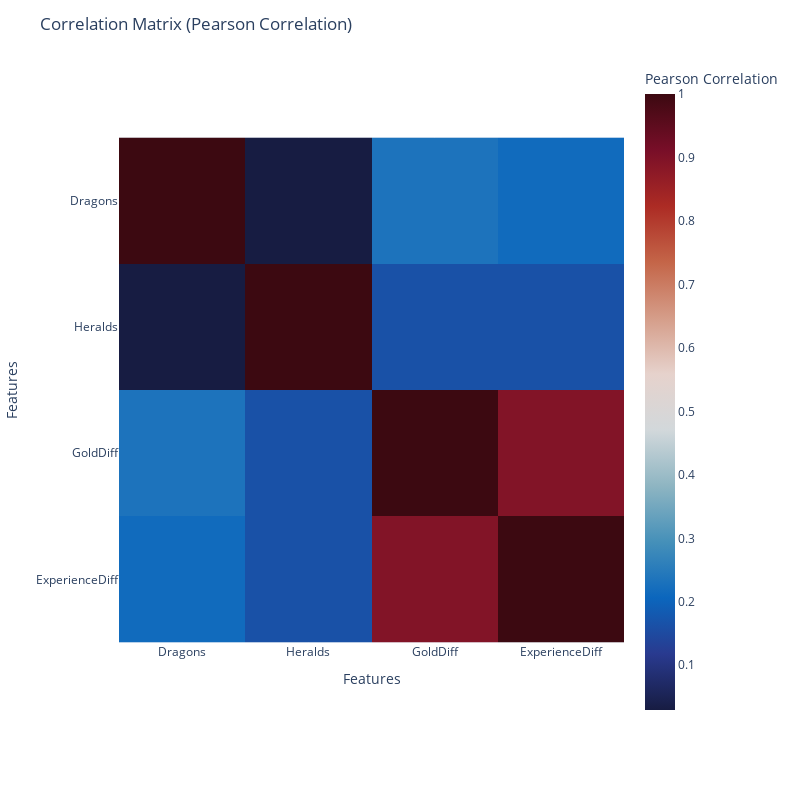

This figure's notebook cell:
### Code cell
plot_correlation_matrix_plotly(df[objective_features], method='pearson')

### Figure 1 — Plotly figure (JSON) as saved in the notebook; plotly's stock layout.template omitted (floating-point values rounded to 4 significant figures)
{"data": [{"coloraxis": "coloraxis", "hovertemplate": "Features: %{x}<br>Features: %{y}<br>Pearson Correlation: %{z}<extra></extra>", "name": "0", "type": "heatmap", "x": ["Dragons", "Heralds", "GoldDiff", "ExperienceDiff"], "xaxis": "x", "y": ["Dragons", "Heralds", "GoldDiff", "ExperienceDiff"], "yaxis": "y", "z": [[1, 0.0295, 0.2336, 0.2158], [0.0295, 1, 0.1643, 0.1634], [0.2336, 0.1643, 1, 0.8945], [0.2158, 0.1634, 0.8945, 1]]}], "layout": {"coloraxis": {"colorbar": {"title": {"text": "Pearson Correlation"}}, "colorscale": [[0, "rgb(23, 28, 66)"], [0.09091, "rgb(41, 58, 143)"], [0.1818, "rgb(11, 102, 189)"], [0.2727, "rgb(69, 144, 185)"], [0.3636, "rgb(142, 181, 194)"], [0.4545, "rgb(210, 216, 219)"], [0.5455, "rgb(230, 210, 204)"], [0.6364, "rgb(213, 157, 137)"], [0.7273, "rgb(196, 101, 72)"], [0.8182, "rgb(172, 43, 36)"], [0.9091, "rgb(120, 14, 40)"], [1, "rgb(60, 9, 17)"]]}, "height": 800, "margin": {"t": 60}, "title": {"text": "Correlation Matrix (Pearson Correlation)"}, "width": 800, "xaxis": {"anchor": "y", "constrain": "domain", "domain": [0, 1], "scaleanchor": "y", "title": {"text": "Features"}}, "yaxis": {"anchor": "x", "autorange": "reversed", "constrain": "domain", "domain": [0, 1], "title": {"text": "Features"}}}}
